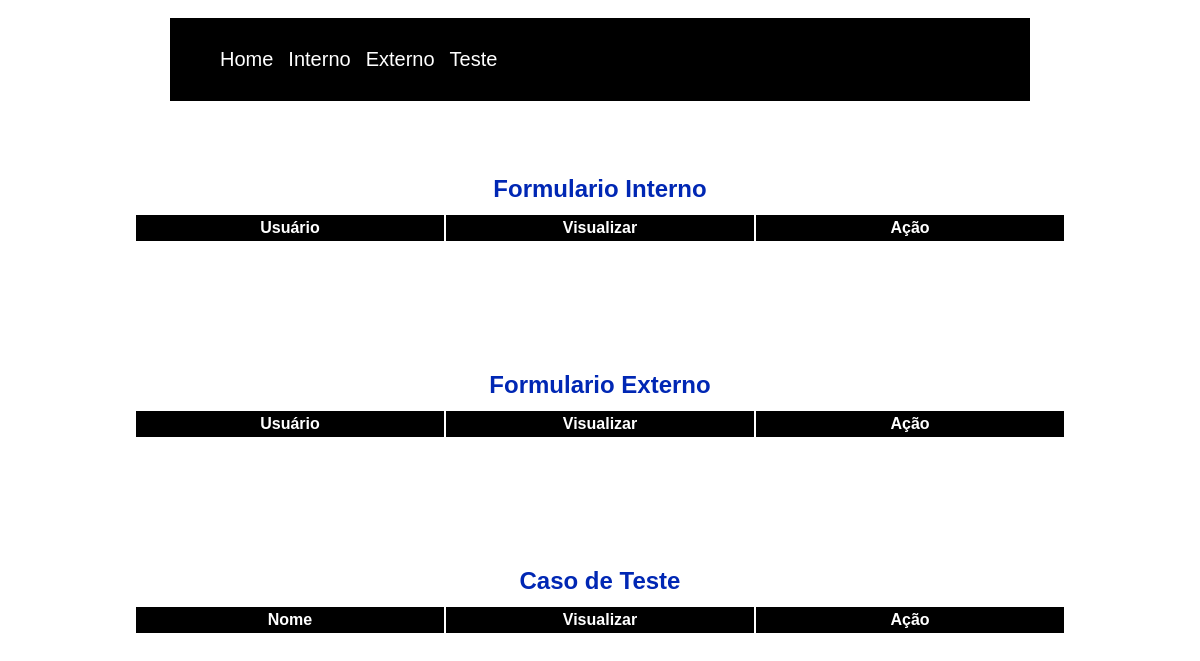
Before: / with the older database file.
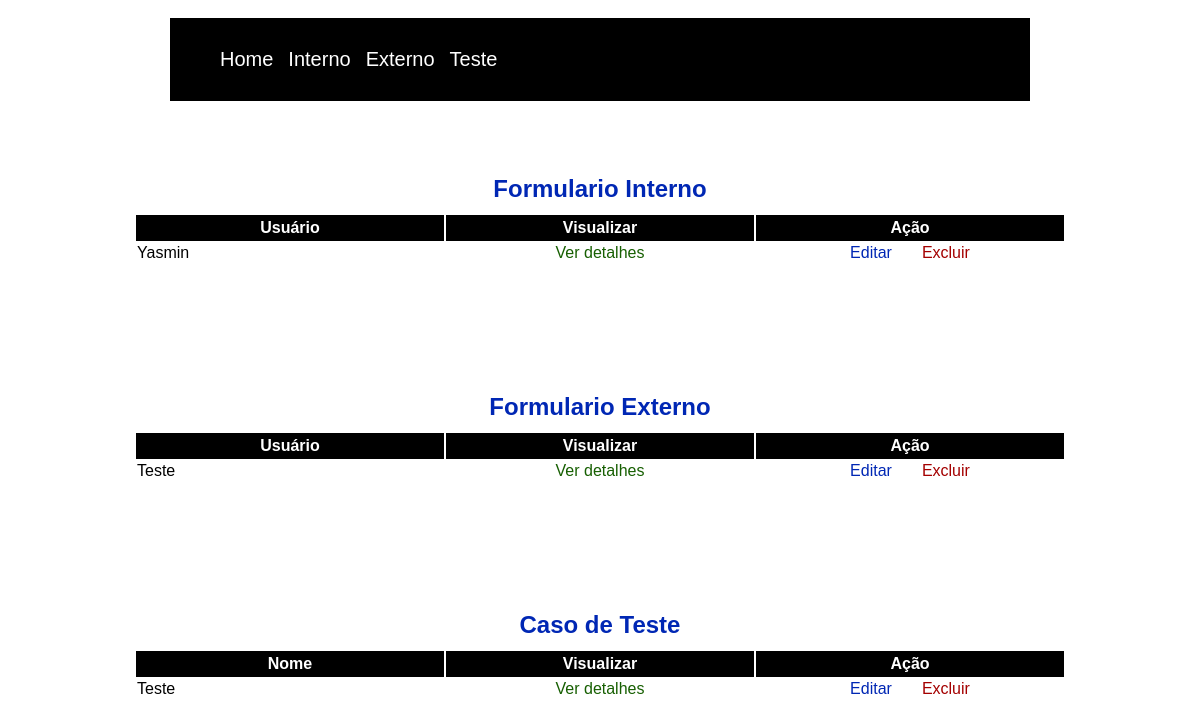
After: the same page with the newer database file.
### api/models.py (models this page shows)
class Questionario(db.Model):
    id = db.Column(db.Integer, primary_key=True, autoincrement=True)
    nome = db.Column(db.String, nullable=False)
    pinterna1 = db.Column(db.String) #Pergunta
    qinterna1 = db.Column(db.String)
    pinterna2 = db.Column(db.String) #Pergunta
    qinterna2 = db.Column(db.String)
    pinterna3 = db.Column(db.String) #Pergunta
    qinterna3 = db.Column(db.String)
    pinterna4 = db.Column(db.String) #Pergunta
    qinterna4 = db.Column(db.String)
    pinterna5 = db.Column(db.String) #Pergunta
    qinterna5 = db.Column(db.String)
    pinterna6 = db.Column(db.String) #Pergunta
    qinterna6 = db.Column(db.String)
    pinterna7 = db.Column(db.String) #Pergunta
    qinterna7 = db.Column(db.String)
    pinterna8 = db.Column(db.String) #Pergunta
    qinterna8 = db.Column(db.String)

class QuestionarioExterno(db.Model):
    id = db.Column(db.Integer, primary_key=True, autoincrement=True)
    nome = db.Column(db.String, nullable=False)
    pexterna1 = db.Column(db.String) #Pergunta
    qexterna1 = db.Column(db.String)
    pexterna2 = db.Column(db.String) #Pergunta
    qexterna2 = db.Column(db.String)
    pexterna3 = db.Column(db.String) #Pergunta
    qexterna3 = db.Column(db.String)
    pexterna4 = db.Column(db.String) #Pergunta
    qexterna4 = db.Column(db.String)
    pexterna5 = db.Column(db.String) #Pergunta
    qexterna5 = db.Column(db.String)
    pexterna6 = db.Column(db.String) #Pergunta
    qexterna6 = db.Column(db.String)
    pexterna7 = db.Column(db.String) #Pergunta
    qexterna7 = db.Column(db.String)
    pexterna8 = db.Column(db.String) #Pergunta
    qexterna8 = db.Column(db.String)

class Teste(db.Model):
    id = db.Column(db.Integer, primary_key=True, autoincrement=True)
    c_teste = db.Column(db.String)
    obj_teste = db.Column(db.String)
    p_condicoes = db.Column(db.String)
    passos = db.Column(db.String)
    result = db.Column(db.String)

### api/routes.py (the view)
@app.route('/')
def index():
    questionarios = Questionario.query.all()
    questionariosExternos = QuestionarioExterno.query.all()
    teste = Teste.query.all()
    return render_template('index.html', questionarios=questionarios, questionariosExternos=questionariosExternos, teste=teste)

### api/templates/index.html (shortened to what this page needs)
<!DOCTYPE html>
<html lang="en">
<head>
    <link rel="stylesheet" href="{{ url_for('static', filename='style.css') }}">
</head>
<body>
    <br>
    <nav>
        <ul>
            <li><a href="{{ url_for('index') }}">Home</a></li>
            <li><a href="{{ url_for('add_formulario') }}">Interno</a></li>
            <li><a href="{{ url_for('add_form_externo') }}">Externo</a></li>
            <li><a href="{{ url_for('add_teste') }}">Teste</a></li>
        </ul>
    </nav>
    <div class="container">
        <br><br><br>
        <h2>Formulario Interno</h2>
        <table>
            <thead>
                <tr>
                    <th>Usuário</th>
                    <th>Visualizar</th>
                    <th>Ação</th>
                </tr>
            </thead>
            <tbody>
                {% for questionario in questionarios %}
                    <tr>
                        <td>{{ questionario.nome }}</td>
                        <td><a class="b3view" href="{{ url_for('formulario_detalhes', id=questionario.id) }}">Ver detalhes</a></td>
                        <td class="actions">
                            <div class="edit-delete-container">
                                <a class="b1edit" href="{{ url_for('edit_formulario', id=questionario.id) }}">Editar</a>
                                <a class="b2delete" href="{{ url_for('delete_formulario', id=questionario.id) }}">Excluir</a>
                            </div>
                        </td>
                    </tr>
                {% endfor %}
            </tbody>
        </table>
    </div>
    <br><br><br>
    <div class="container">
        <br><br><br>
        <h2>Formulario Externo</h2>
        <table>
            <thead>
                <tr>
                    <th>Usuário</th>
                    <th>Visualizar</th>
                    <th>Ação</th>
                </tr>
            </thead>
            <tbody>
                {% for questionarioExterno in questionariosExternos %}
                    <tr>
                        <td>{{ questionarioExterno.nome }}</td>
                        <td><a class="b3view" href="{{ url_for('form_externo_detalhes', id=questionarioExterno.id) }}">Ver detalhes</a></td>
                        <td class="actions">
                            <div class="edit-delete-container">
                                <a class="b1edit" href="{{ url_for('edit_form_externo', id=questionarioExterno.id) }}">Editar</a>
                                <a class="b2delete" href="{{ url_for('delete_form_externo', id=questionarioExterno.id) }}">Excluir</a>
                            </div>
                        </td>
                    </tr>
                {% endfor %}
            </tbody>
        </table>
    </div>
    <br><br><br>
    <div class="container">
        <br><br><br>
        <h2>Caso de Teste</h2>
        <table>
            <thead>
                <tr>
                    <th>Nome</th>
                    <th>Visualizar</th>
                    <th>Ação</th>
                </tr>
            </thead>
            <tbody>
                {% for teste in teste %}
                    <tr>
                        <td>{{ teste.c_teste }}</td>
                        <td><a class="b3view" href="{{ url_for('teste_detalhes', id=teste.id) }}">Ver detalhes</a></td>
                        <td class="actions">
                            <div class="edit-delete-container">
                                <a class="b1edit" href="{{ url_for('edit_teste', id=teste.id) }}">Editar</a>
                                <a class="b2delete" href="{{ url_for('delete_teste', id=teste.id) }}">Excluir</a>
                            </div>
                        </td>
                    </tr>
                {% endfor %}
            </tbody>
        </table>
    </div>
</body>
</html>

Changed rows visible on the page:
added Questionario: nome "Yasmin"
added QuestionarioExterno: nome "Teste"
added Teste: c_teste "Teste"
